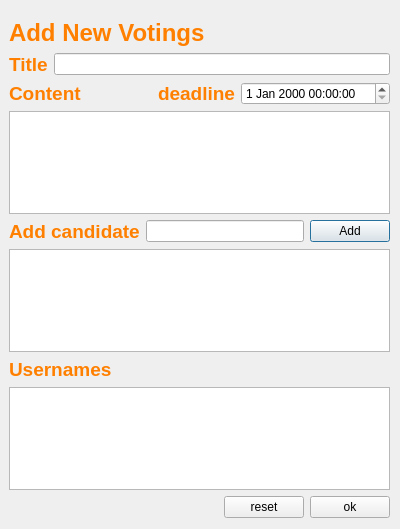
<?xml version="1.0" encoding="UTF-8"?>
<ui version="4.0">
 <class>AddDialog</class>
 <widget class="QDialog" name="AddDialog">
  <property name="geometry">
   <rect>
    <x>0</x>
    <y>0</y>
    <width>400</width>
    <height>529</height>
   </rect>
  </property>
  <property name="windowTitle">
   <string>Dialog</string>
  </property>
  <widget class="QWidget" name="verticalLayoutWidget">
   <property name="geometry">
    <rect>
     <x>9</x>
     <y>19</y>
     <width>381</width>
     <height>499</height>
    </rect>
   </property>
   <layout class="QVBoxLayout" name="verticalLayout">
    <item>
     <widget class="QLabel" name="label">
      <property name="text">
       <string>&lt;html&gt;&lt;head/&gt;&lt;body&gt;&lt;p&gt;&lt;span style=&quot; font-size:18pt; font-weight:600; color:#ff8000;&quot;&gt;Add New Votings&lt;/span&gt;&lt;/p&gt;&lt;/body&gt;&lt;/html&gt;</string>
      </property>
     </widget>
    </item>
    <item>
     <layout class="QHBoxLayout" name="horizontalLayout">
      <item>
       <widget class="QLabel" name="label_2">
        <property name="text">
         <string>&lt;html&gt;&lt;head/&gt;&lt;body&gt;&lt;p&gt;&lt;span style=&quot; font-size:14pt; font-weight:600; color:#ff8000;&quot;&gt;Title&lt;/span&gt;&lt;/p&gt;&lt;/body&gt;&lt;/html&gt;</string>
        </property>
       </widget>
      </item>
      <item>
       <widget class="QLineEdit" name="lineEditTitle"/>
      </item>
     </layout>
    </item>
    <item>
     <layout class="QHBoxLayout" name="horizontalLayout_2">
      <item>
       <widget class="QLabel" name="label_3">
        <property name="text">
         <string>&lt;html&gt;&lt;head/&gt;&lt;body&gt;&lt;p&gt;&lt;span style=&quot; font-size:14pt; font-weight:600; color:#ff8000;&quot;&gt;Content&lt;/span&gt;&lt;/p&gt;&lt;/body&gt;&lt;/html&gt;</string>
        </property>
       </widget>
      </item>
      <item>
       <spacer name="horizontalSpacer_2">
        <property name="orientation">
         <enum>Qt::Horizontal</enum>
        </property>
        <property name="sizeHint" stdset="0">
         <size>
          <width>40</width>
          <height>20</height>
         </size>
        </property>
       </spacer>
      </item>
      <item>
       <widget class="QLabel" name="label_6">
        <property name="text">
         <string>&lt;html&gt;&lt;head/&gt;&lt;body&gt;&lt;p&gt;&lt;span style=&quot; font-size:14pt; font-weight:600; color:#ff8000;&quot;&gt;deadline&lt;/span&gt;&lt;/p&gt;&lt;/body&gt;&lt;/html&gt;</string>
        </property>
       </widget>
      </item>
      <item>
       <widget class="QDateTimeEdit" name="dateTimeEdit">
        <property name="locale">
         <locale language="English" country="Australia"/>
        </property>
       </widget>
      </item>
     </layout>
    </item>
    <item>
     <widget class="QTextEdit" name="textEditContent"/>
    </item>
    <item>
     <layout class="QHBoxLayout" name="horizontalLayout_4">
      <item>
       <widget class="QLabel" name="label_5">
        <property name="text">
         <string>&lt;html&gt;&lt;head/&gt;&lt;body&gt;&lt;p&gt;&lt;span style=&quot; font-size:14pt; font-weight:600; color:#ff8000;&quot;&gt;Add candidate&lt;/span&gt;&lt;/p&gt;&lt;/body&gt;&lt;/html&gt;</string>
        </property>
       </widget>
      </item>
      <item>
       <widget class="QLineEdit" name="lineEditCand"/>
      </item>
      <item>
       <widget class="QPushButton" name="pushButtonAdd">
        <property name="sizePolicy">
         <sizepolicy hsizetype="Fixed" vsizetype="Fixed">
          <horstretch>0</horstretch>
          <verstretch>0</verstretch>
         </sizepolicy>
        </property>
        <property name="minimumSize">
         <size>
          <width>80</width>
          <height>0</height>
         </size>
        </property>
        <property name="text">
         <string>Add</string>
        </property>
       </widget>
      </item>
     </layout>
    </item>
    <item>
     <widget class="QListWidget" name="listWidgetCand"/>
    </item>
    <item>
     <layout class="QHBoxLayout" name="horizontalLayout_3">
      <item>
       <widget class="QLabel" name="label_4">
        <property name="text">
         <string>&lt;html&gt;&lt;head/&gt;&lt;body&gt;&lt;p&gt;&lt;span style=&quot; font-size:14pt; font-weight:600; color:#ff8000;&quot;&gt;Usernames&lt;/span&gt;&lt;/p&gt;&lt;/body&gt;&lt;/html&gt;</string>
        </property>
       </widget>
      </item>
     </layout>
    </item>
    <item>
     <widget class="QListWidget" name="listWidgetUsr"/>
    </item>
    <item>
     <layout class="QHBoxLayout" name="horizontalLayout_5">
      <item>
       <spacer name="horizontalSpacer">
        <property name="orientation">
         <enum>Qt::Horizontal</enum>
        </property>
        <property name="sizeHint" stdset="0">
         <size>
          <width>40</width>
          <height>20</height>
         </size>
        </property>
       </spacer>
      </item>
      <item>
       <widget class="QPushButton" name="pushButtonReset">
        <property name="sizePolicy">
         <sizepolicy hsizetype="Fixed" vsizetype="Fixed">
          <horstretch>0</horstretch>
          <verstretch>0</verstretch>
         </sizepolicy>
        </property>
        <property name="minimumSize">
         <size>
          <width>80</width>
          <height>0</height>
         </size>
        </property>
        <property name="text">
         <string>reset</string>
        </property>
       </widget>
      </item>
      <item>
       <widget class="QPushButton" name="pushButtonOk">
        <property name="sizePolicy">
         <sizepolicy hsizetype="Fixed" vsizetype="Fixed">
          <horstretch>0</horstretch>
          <verstretch>0</verstretch>
         </sizepolicy>
        </property>
        <property name="minimumSize">
         <size>
          <width>80</width>
          <height>0</height>
         </size>
        </property>
        <property name="text">
         <string>ok</string>
        </property>
       </widget>
      </item>
     </layout>
    </item>
   </layout>
  </widget>
 </widget>
 <resources/>
 <connections/>
</ui>
